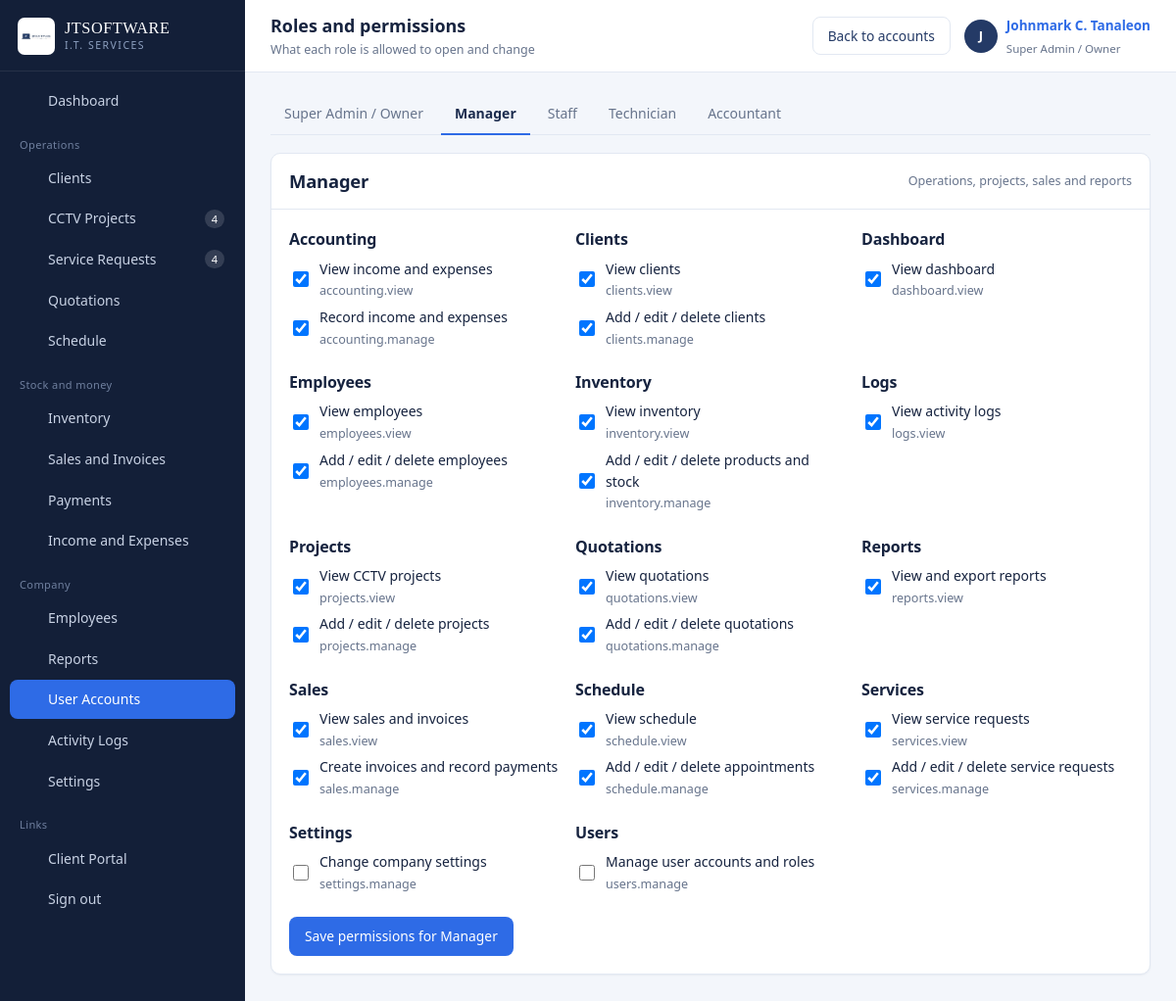
The app's page /roles.php (signed in) with its own data.
### tables this page shows
CREATE TABLE roles (
  id          INT AUTO_INCREMENT PRIMARY KEY,
  slug        VARCHAR(40)  NOT NULL UNIQUE,
  name        VARCHAR(80)  NOT NULL,
  description VARCHAR(255) DEFAULT NULL
);

CREATE TABLE permissions (
  id     INT AUTO_INCREMENT PRIMARY KEY,
  code   VARCHAR(60) NOT NULL UNIQUE,
  label  VARCHAR(120) NOT NULL,
  module VARCHAR(60)  NOT NULL
);

### config/config.php (called while the page is built, shortened)
<?php
require_once __DIR__ . '/database.php';
function base_url(string $path = ''): string
{
    static $base = null;
    if ($base === null) {
        $script = str_replace('\\', '/', dirname($_SERVER['SCRIPT_NAME'] ?? '/'));
        $base = rtrim($script, '/');
    }
    return $base . '/' . ltrim($path, '/');
}
function e($value): string
{
    return htmlspecialchars((string)$value, ENT_QUOTES, 'UTF-8');
}
function input(string $key, $default = null)
{
    $v = $_POST[$key] ?? $_GET[$key] ?? $default;
    return is_string($v) ? trim($v) : $v;
}

### config/database.php (called while the page is built, shortened)
<?php
function db(): PDO
{
    static $pdo = null;
    if ($pdo === null) {
        $dsn = 'mysql:host=' . DB_HOST . ';port=' . DB_PORT . ';dbname=' . DB_NAME . ';charset=utf8mb4';
        try {
            $pdo = new PDO($dsn, DB_USER, DB_PASS, [
                PDO::ATTR_ERRMODE            => PDO::ERRMODE_EXCEPTION,
                PDO::ATTR_DEFAULT_FETCH_MODE => PDO::FETCH_ASSOC,
                PDO::ATTR_EMULATE_PREPARES   => false,
            ]);
        } catch (PDOException $e) {
            http_response_code(500);
            echo '<div style="font:15px/1.6 system-ui;max-width:640px;margin:80px auto;padding:28px;'
               . 'border:1px solid #E3E8F0;border-radius:10px">'
               . '<h2 style="margin:0 0 10px;color:#16233F">Cannot reach the database</h2>'
               . '<p style="color:#475569">Start MySQL in the XAMPP control panel, then import '
               . '<code>database/jtsoftware_db.sql</code> through phpMyAdmin.</p>'
               . '<p style="color:#94A3B8;font-size:13px">' . htmlspecialchars($e->getMessage()) . '</p></div>';
            exit;
        }
    }
    return $pdo;
}
function q(string $sql, array $params = []): PDOStatement
{
    $st = db()->prepare($sql);
    $st->execute($params);
    return $st;
}
function one(string $sql, array $params = [])
{
    $row = q($sql, $params)->fetch();
    return $row === false ? null : $row;
}
function all(string $sql, array $params = []): array
{
    return q($sql, $params)->fetchAll();
}
function scalar(string $sql, array $params = [], $default = 0)
{
    $v = q($sql, $params)->fetchColumn();
    return $v === false || $v === null ? $default : $v;
}

### includes/auth.php (called while the page is built, shortened)
<?php
require_once __DIR__ . '/../config/config.php';
function current_user(): ?array
{
    return $_SESSION['user'] ?? null;
}

### roles.php (the view, shortened to what this page needs)
<?php
require_once __DIR__ . '/includes/auth.php';
$roles  = all('SELECT * FROM roles ORDER BY id');
$roleId = (int)input('role', 2);
$role   = one('SELECT * FROM roles WHERE id = ?', [$roleId]) ?: $roles[1];
$roleId = (int)$role['id'];
$permissions = all('SELECT * FROM permissions ORDER BY module, id');
$granted     = array_column(all('SELECT permission_id FROM role_permissions WHERE role_id = ?', [$roleId]), 'permission_id');
$grouped = [];
foreach ($permissions as $p) { $grouped[$p['module']][] = $p; }
$pageTitle = 'Roles and permissions';
$pageSub   = 'What each role is allowed to open and change';
$pageActions = '<a class="btn btn-outline" href="' . e(base_url('users.php')) . '">Back to accounts</a>';
include __DIR__ . '/includes/header.php';
?>
<div class="tabs">
  <?php foreach ($roles as $r): ?>
    <a class="tab <?= (int)$r['id'] === $roleId ? 'active' : '' ?>" href="roles.php?role=<?= (int)$r['id'] ?>"><?= e($r['name']) ?></a>
  <?php endforeach; ?>
</div>
<div class="card">
  <div class="card-head"><h2><?= e($role['name']) ?></h2>
    <span class="spacer small muted"><?= e($role['description']) ?></span></div>
  <div class="card-body">
    <form method="post">
      <div class="grid grid-3">
        <?php foreach ($grouped as $module => $perms): ?>
          <div>
            <h3><?= e($module) ?></h3>
            <?php foreach ($perms as $p): ?>
              <label class="check" style="margin-bottom:6px">
                <input type="checkbox" name="permissions[]" value="<?= (int)$p['id'] ?>"
                  <?= in_array((int)$p['id'], array_map('intval', $granted), true) ? 'checked' : '' ?>
                  <?= $roleId === 1 ? 'disabled checked' : '' ?>>
                <span><?= e($p['label']) ?><br><span class="small muted"><?= e($p['code']) ?></span></span>
              </label>
            <?php endforeach; ?>
          </div>
        <?php endforeach; ?>
      </div>
      <?php if ($roleId !== 1): ?>
        <div style="margin-top:18px"><button class="btn" type="submit">Save permissions for <?= e($role['name']) ?></button></div>
      <?php endif; ?>
    </form>
  </div>
</div>
<?php include __DIR__ . '/includes/footer.php'; ?>

### includes/header.php (shortened to what this page needs)
<?php
require_once __DIR__ . '/auth.php';
$u          = current_user();
$pageTitle  = $pageTitle  ?? 'Dashboard';
$pageSub    = $pageSub    ?? '';
$pageActions = $pageActions ?? '';
function icon(string $name): string
{
    $p = [
        'dashboard' => '<path d="M3 3h7v8H3zM14 3h7v5h-7zM14 11h7v10h-7zM3 14h7v7H3z"/>',
        'clients'   => '<path d="M16 19v-2a4 4 0 0 0-4-4H6a4 4 0 0 0-4 4v2"/><circle cx="9" cy="7" r="4"/><path d="M22 19v-2a4 4 0 0 0-3-3.87"/><path d="M16 3.13A4 4 0 0 1 16 11"/>',
        'camera'    => '<path d="M3 7h13l5 4v6H3z"/><circle cx="9" cy="12" r="2.5"/><path d="M7 7V5h6v2"/>',
        'wrench'    => '<path d="M14.7 6.3a4 4 0 0 1 5 5l-9 9a2.1 2.1 0 0 1-3-3l9-9"/><path d="M9 3 6 6 3 5l1 3-3 3 4 1"/>',
        'quote'     => '<path d="M14 2H6a2 2 0 0 0-2 2v16a2 2 0 0 0 2 2h12a2 2 0 0 0 2-2V8z"/><path d="M14 2v6h6"/><path d="M8 13h8M8 17h5"/>',
        'calendar'  => '<rect x="3" y="4" width="18" height="17" rx="2"/><path d="M3 10h18M8 2v4M16 2v4"/>',
        'box'       => '<path d="M21 8 12 3 3 8v8l9 5 9-5z"/><path d="m3 8 9 5 9-5M12 13v8"/>',
        'sales'     => '<path d="M3 3v18h18"/><path d="m7 15 4-5 3 3 5-7"/>',
        'cash'      => '<rect x="2" y="6" width="20" height="12" rx="2"/><circle cx="12" cy="12" r="3"/><path d="M6 12h.01M18 12h.01"/>',
        'staff'     => '<path d="M20 21v-2a4 4 0 0 0-4-4H8a4 4 0 0 0-4 4v2"/><circle cx="12" cy="7" r="4"/>',
        'ledger'    => '<path d="M4 4h16v16H4z"/><path d="M8 4v16M12 9h5M12 13h5"/>',
        'report'    => '<path d="M4 20h16"/><rect x="5" y="11" width="3" height="7"/><rect x="10.5" y="7" width="3" height="11"/><rect x="16" y="13" width="3" height="5"/>',
        'users'     => '<circle cx="12" cy="8" r="4"/><path d="M4 21a8 8 0 0 1 16 0"/>',
        'log'       => '<path d="M12 8v5l3 2"/><circle cx="12" cy="12" r="9"/>',
        'gear'      => '<circle cx="12" cy="12" r="3"/><path d="M19.4 15a1.6 1.6 0 0 0 .3 1.8l.1.1a2 2 0 1 1-2.8 2.8l-.1-.1a1.6 1.6 0 0 0-2.7 1.1V21a2 2 0 1 1-4 0v-.2A1.6 1.6 0 0 0 7 19.4a1.6 1.6 0 0 0-1.8.3l-.1.1a2 2 0 1 1-2.8-2.8l.1-.1A1.6 1.6 0 0 0 3 15a2 2 0 1 1 0-4 1.6 1.6 0 0 0 1.1-2.7l-.1-.1a2 2 0 1 1 2.8-2.8l.1.1A1.6 1.6 0 0 0 9 4.6 2 2 0 1 1 13 4.6a1.6 1.6 0 0 0 2.7 1.1l.1-.1a2 2 0 1 1 2.8 2.8l-.1.1A1.6 1.6 0 0 0 19.4 11a2 2 0 1 1 0 4z"/>',
        'portal'    => '<path d="M15 3h4a2 2 0 0 1 2 2v14a2 2 0 0 1-2 2h-4"/><path d="m10 17 5-5-5-5M15 12H3"/>',
        'logout'    => '<path d="M9 21H5a2 2 0 0 1-2-2V5a2 2 0 0 1 2-2h4"/><path d="m16 17 5-5-5-5M21 12H9"/>',
        'menu'      => '<path d="M3 6h18M3 12h18M3 18h18"/>',
    ];
    $body = $p[$name] ?? $p['dashboard'];
    return '<svg class="nav-ico" viewBox="0 0 24 24" fill="none" stroke="currentColor" stroke-width="1.7" '
         . 'stroke-linecap="round" stroke-linejoin="round" aria-hidden="true">' . $body . '</svg>';
}
function nav_link(string $file, string $label, string $ico, string $perm, array $alsoActive = [], $count = null): void
{
    $cur    = basename($_SERVER['PHP_SELF']);
    $active = ($cur === $file || in_array($cur, $alsoActive, true)) ? ' active' : '';
    echo '<a class="nav-item' . $active . '" href="' . e(base_url($file)) . '">' . icon($ico)
       . '<span>' . e($label) . '</span>'
       . ($count ? '<span class="nav-count">' . (int)$count . '</span>' : '')
       . '</a>';
}
$openProjects = (int)scalar("SELECT COUNT(*) FROM cctv_projects WHERE status IN ('Pending','Approved','Scheduled','Ongoing')");
$openServices = (int)scalar("SELECT COUNT(*) FROM service_requests WHERE status IN ('New','Assigned','In Progress','On Hold')");
?>
<!DOCTYPE html>
<html lang="en">
<head>
<link rel="stylesheet" href="<?= e(base_url('assets/css/app.css')) ?>">
</head>
<body>
<div class="layout">
  <aside class="sidebar" id="sidebar">
    <div class="sidebar-brand">
      <img src="<?= e(base_url('assets/img/logo.jpg')) ?>" alt="JT Software logo">
      <div>
        <div class="wordmark">JTSOFTWARE</div>
        <div class="tagline">I.T. SERVICES</div>
      </div>
    </div>
    <nav class="sidebar-nav">
      <?php nav_link('dashboard.php', 'Dashboard', 'dashboard', 'dashboard.view'); ?>
      <div class="nav-group">Operations</div>
      <?php
      nav_link('projects.php', 'CCTV Projects', 'camera', 'projects.view', ['project_view.php'], $openProjects);
      ?>
      <div class="nav-group">Stock and money</div>
      <div class="nav-group">Company</div>
      <div class="nav-group">Links</div>
      <a class="nav-item" href="<?= e(base_url('portal/login.php')) ?>" target="_blank"><?= icon('portal') ?><span>Client Portal</span></a>
      <a class="nav-item" href="<?= e(base_url('logout.php')) ?>"><?= icon('logout') ?><span>Sign out</span></a>
    </nav>
  </aside>
  <div class="main">
    <header class="topbar">
      <div>
        <div class="page-title"><?= e($pageTitle) ?></div>
        <?php if ($pageSub): ?><div class="page-sub"><?= e($pageSub) ?></div><?php endif; ?>
      </div>
      <div class="topbar-right">
        <?= $pageActions ?>
        <a class="userchip" href="<?= e(base_url('profile.php')) ?>">
          <span class="avatar"><?= e(strtoupper(mb_substr($u['full_name'], 0, 1))) ?></span>
          <span>
            <span class="uname"><?= e($u['full_name']) ?></span><br>
            <span class="urole"><?= e($u['role_name']) ?></span>
          </span>
        </a>
      </div>
    </header>
    <main class="content">

### records on screen
roles: name "Super Admin / Owner"
roles: name "Manager", description "Operations, projects, sales and reports"
roles: name "Staff"
roles: name "Technician"
roles: name "Accountant"
permissions: id "☑", label "View income and expenses", code "accounting.view"
permissions: id "☑", label "Record income and expenses", code "accounting.manage"
permissions: id "☑", label "View clients", code "clients.view"
permissions: id "☑", label "Add / edit / delete clients", code "clients.manage"
permissions: id "☑", label "View dashboard", code "dashboard.view"
permissions: id "☑", label "View employees", code "employees.view"
permissions: id "☑", label "Add / edit / delete employees", code "employees.manage"
permissions: id "☑", label "View inventory", code "inventory.view"
permissions: id "☑", label "Add / edit / delete products and stock", code "inventory.manage"
permissions: id "☑", label "View activity logs", code "logs.view"
permissions: id "☑", label "View CCTV projects", code "projects.view"
permissions: id "☑", label "Add / edit / delete projects", code "projects.manage"
permissions: id "☑", label "View quotations", code "quotations.view"
permissions: id "☑", label "Add / edit / delete quotations", code "quotations.manage"
permissions: id "☑", label "View and export reports", code "reports.view"
permissions: id "☑", label "View sales and invoices", code "sales.view"
permissions: id "☑", label "Create invoices and record payments", code "sales.manage"
permissions: id "☑", label "View schedule", code "schedule.view"
permissions: id "☑", label "Add / edit / delete appointments", code "schedule.manage"
permissions: id "☑", label "View service requests", code "services.view"
permissions: id "☑", label "Add / edit / delete service requests", code "services.manage"
permissions: label "Change company settings", code "settings.manage"
permissions: label "Manage user accounts and roles", code "users.manage"

### other values on screen
$label "Dashboard Clients CCTV Projects Service Requests Quotations Schedule Inventory Sales and Invoices Payments Income and Expenses Employees Reports User Accounts Activity Logs Settings"
$count "4 4"
$pageTitle "Roles and permissions"
$pageSub "What each role is allowed to open and change"
mb_substr($u['full_name'], 0, 1) "J"
$u['full_name'] "Johnmark C. Tanaleon"
$module "Accounting"
$module "Clients"
$module "Dashboard"
$module "Employees"
$module "Inventory"
$module "Logs"
$module "Projects"
$module "Quotations"
$module "Reports"
